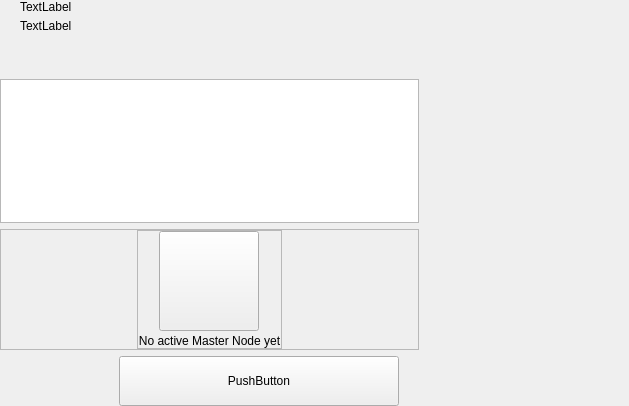
<?xml version="1.0" encoding="UTF-8"?>
<ui version="4.0">
 <class>MasterNodesWidget</class>
 <widget class="QWidget" name="MasterNodesWidget">
  <property name="geometry">
   <rect>
    <x>0</x>
    <y>0</y>
    <width>629</width>
    <height>406</height>
   </rect>
  </property>
  <property name="windowTitle">
   <string>Form</string>
  </property>
  <layout class="QHBoxLayout" name="horizontalLayout_2" stretch="2,1">
   <property name="spacing">
    <number>0</number>
   </property>
   <property name="leftMargin">
    <number>0</number>
   </property>
   <property name="topMargin">
    <number>0</number>
   </property>
   <property name="rightMargin">
    <number>0</number>
   </property>
   <property name="bottomMargin">
    <number>0</number>
   </property>
   <item>
    <widget class="QWidget" name="left" native="true">
     <layout class="QVBoxLayout" name="verticalLayout_3">
      <property name="leftMargin">
       <number>0</number>
      </property>
      <property name="topMargin">
       <number>0</number>
      </property>
      <property name="rightMargin">
       <number>0</number>
      </property>
      <property name="bottomMargin">
       <number>0</number>
      </property>
      <item>
       <layout class="QVBoxLayout" name="verticalLayout_2">
        <property name="spacing">
         <number>6</number>
        </property>
        <item>
         <layout class="QHBoxLayout" name="horizontalLayout_3">
          <property name="spacing">
           <number>0</number>
          </property>
          <property name="leftMargin">
           <number>20</number>
          </property>
          <item>
           <layout class="QVBoxLayout" name="verticalLayout_8">
            <property name="spacing">
             <number>5</number>
            </property>
            <item>
             <widget class="QLabel" name="labelTitle">
              <property name="text">
               <string>TextLabel</string>
              </property>
             </widget>
            </item>
            <item alignment="Qt::AlignTop">
             <widget class="QLabel" name="labelSubtitle1">
              <property name="text">
               <string>TextLabel</string>
              </property>
             </widget>
            </item>
           </layout>
          </item>
          <item>
           <spacer name="horizontalSpacer">
            <property name="orientation">
             <enum>Qt::Horizontal</enum>
            </property>
            <property name="sizeHint" stdset="0">
             <size>
              <width>40</width>
              <height>20</height>
             </size>
            </property>
           </spacer>
          </item>
         </layout>
        </item>
        <item>
         <spacer name="verticalSpacer_2">
          <property name="orientation">
           <enum>Qt::Vertical</enum>
          </property>
          <property name="sizeType">
           <enum>QSizePolicy::Fixed</enum>
          </property>
          <property name="sizeHint" stdset="0">
           <size>
            <width>20</width>
            <height>40</height>
           </size>
          </property>
         </spacer>
        </item>
        <item>
         <layout class="QVBoxLayout" name="verticalLayout_6"/>
        </item>
        <item>
         <widget class="QListView" name="listMn">
          <property name="mouseTracking">
           <bool>true</bool>
          </property>
         </widget>
        </item>
        <item>
         <widget class="QFrame" name="emptyContainer">
          <property name="minimumSize">
           <size>
            <width>0</width>
            <height>100</height>
           </size>
          </property>
          <property name="frameShape">
           <enum>QFrame::StyledPanel</enum>
          </property>
          <property name="frameShadow">
           <enum>QFrame::Raised</enum>
          </property>
          <layout class="QVBoxLayout" name="verticalLayout_7" stretch="1,8">
           <property name="spacing">
            <number>0</number>
           </property>
           <property name="leftMargin">
            <number>0</number>
           </property>
           <property name="topMargin">
            <number>0</number>
           </property>
           <property name="rightMargin">
            <number>0</number>
           </property>
           <property name="bottomMargin">
            <number>0</number>
           </property>
           <item>
            <spacer name="verticalSpacer">
             <property name="orientation">
              <enum>Qt::Vertical</enum>
             </property>
             <property name="sizeHint" stdset="0">
              <size>
               <width>20</width>
               <height>20</height>
              </size>
             </property>
            </spacer>
           </item>
           <item alignment="Qt::AlignHCenter|Qt::AlignVCenter">
            <widget class="QFrame" name="emptyScreen">
             <property name="sizePolicy">
              <sizepolicy hsizetype="Expanding" vsizetype="Expanding">
               <horstretch>0</horstretch>
               <verstretch>0</verstretch>
              </sizepolicy>
             </property>
             <property name="frameShape">
              <enum>QFrame::StyledPanel</enum>
             </property>
             <property name="frameShadow">
              <enum>QFrame::Raised</enum>
             </property>
             <layout class="QVBoxLayout" name="verticalLayout">
              <property name="spacing">
               <number>30</number>
              </property>
              <property name="leftMargin">
               <number>0</number>
              </property>
              <property name="topMargin">
               <number>0</number>
              </property>
              <property name="rightMargin">
               <number>0</number>
              </property>
              <property name="bottomMargin">
               <number>0</number>
              </property>
              <item alignment="Qt::AlignHCenter|Qt::AlignVCenter">
               <widget class="QPushButton" name="pushImgEmpty">
                <property name="minimumSize">
                 <size>
                  <width>100</width>
                  <height>100</height>
                 </size>
                </property>
                <property name="maximumSize">
                 <size>
                  <width>100</width>
                  <height>100</height>
                 </size>
                </property>
                <property name="text">
                 <string/>
                </property>
                <property name="iconSize">
                 <size>
                  <width>100</width>
                  <height>100</height>
                 </size>
                </property>
               </widget>
              </item>
              <item alignment="Qt::AlignHCenter|Qt::AlignVCenter">
               <widget class="QLabel" name="labelEmpty">
                <property name="styleSheet">
                 <string notr="true"/>
                </property>
                <property name="text">
                 <string>No active Master Node yet</string>
                </property>
                <property name="alignment">
                 <set>Qt::AlignCenter</set>
                </property>
               </widget>
              </item>
             </layout>
            </widget>
           </item>
          </layout>
         </widget>
        </item>
        <item>
         <layout class="QHBoxLayout" name="horizontalLayout_7">
          <property name="rightMargin">
           <number>20</number>
          </property>
          <item>
           <spacer name="horizontalSpacer_5">
            <property name="orientation">
             <enum>Qt::Horizontal</enum>
            </property>
            <property name="sizeType">
             <enum>QSizePolicy::Expanding</enum>
            </property>
            <property name="sizeHint" stdset="0">
             <size>
              <width>40</width>
              <height>20</height>
             </size>
            </property>
           </spacer>
          </item>
          <item>
           <widget class="QPushButton" name="pushButtonSave">
            <property name="minimumSize">
             <size>
              <width>280</width>
              <height>50</height>
             </size>
            </property>
            <property name="maximumSize">
             <size>
              <width>280</width>
              <height>50</height>
             </size>
            </property>
            <property name="text">
             <string>PushButton</string>
            </property>
           </widget>
          </item>
         </layout>
        </item>
       </layout>
      </item>
     </layout>
    </widget>
   </item>
   <item>
    <widget class="QWidget" name="right" native="true">
     <layout class="QVBoxLayout" name="verticalLayout_5">
      <property name="leftMargin">
       <number>0</number>
      </property>
      <property name="topMargin">
       <number>0</number>
      </property>
      <property name="rightMargin">
       <number>0</number>
      </property>
      <property name="bottomMargin">
       <number>0</number>
      </property>
      <item>
       <layout class="QVBoxLayout" name="verticalLayout_4">
        <property name="spacing">
         <number>6</number>
        </property>
        <item>
         <widget class="OptionButton" name="btnAbout" native="true">
          <property name="minimumSize">
           <size>
            <width>0</width>
            <height>50</height>
           </size>
          </property>
         </widget>
        </item>
        <item>
         <widget class="OptionButton" name="btnAboutController" native="true">
          <property name="minimumSize">
           <size>
            <width>0</width>
            <height>50</height>
           </size>
          </property>
         </widget>
        </item>
        <item>
         <spacer name="verticalSpacer_5">
          <property name="orientation">
           <enum>Qt::Vertical</enum>
          </property>
          <property name="sizeHint" stdset="0">
           <size>
            <width>20</width>
            <height>40</height>
           </size>
          </property>
         </spacer>
        </item>
       </layout>
      </item>
     </layout>
    </widget>
   </item>
  </layout>
 </widget>
 <customwidgets>
  <customwidget>
   <class>OptionButton</class>
   <extends>QWidget</extends>
   <header>qt/pny/optionbutton.h</header>
   <container>1</container>
  </customwidget>
 </customwidgets>
 <resources/>
 <connections/>
</ui>
